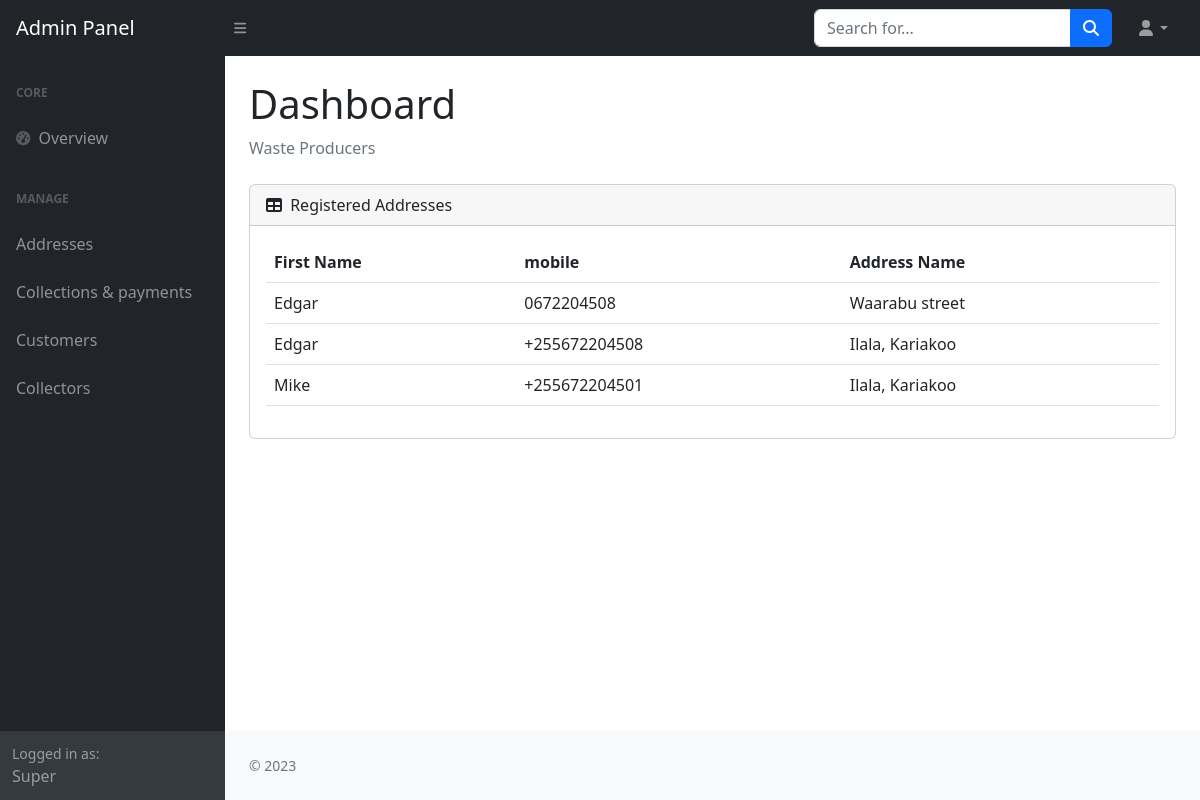
The page /customers/ (signed in) on the database its author committed.
### wms_app/models.py (models this page shows, shortened)
class Customer(models.Model):
    user = models.OneToOneField(User, on_delete=models.CASCADE)
    role = models.CharField(max_length=20)
    address = models.CharField(max_length=100)
    contact_number = models.CharField(max_length=20)

class Area(models.Model):
    name = models.CharField(max_length=100)

### wms_app/views.py (the view)
# urls.py: path('customers/', customer_view, name='customers'),
def customer_view(request):
    customers = Customer.objects.filter(role=1)
    customer_data = []
    for customer in customers:
        address_id = customer.address
        try:
            address = Area.objects.get(pk=address_id)
            address_name = address.name
        except Area.DoesNotExist:
            address_name = ''
        data = {
            'first_name': customer.user.first_name,
            'mobile': customer.contact_number,
            'role': customer.role,
            'address_name': address_name,
        }
        customer_data.append(data)
    context = {'customer_data': customer_data}
    return render(request, 'dashboard/customer.html', context)

### templates/dashboard/customer.html (shortened to what this page needs)
{% extends 'dashboard/base.html' %}
{% load static %}
{% block body %}
<body class="sb-nav-fixed">
    <nav class="sb-topnav navbar navbar-expand navbar-dark bg-dark">
        <a class="navbar-brand ps-3" href="index.html">Admin Panel</a>
        <button class="btn btn-link btn-sm order-1 order-lg-0 me-4 me-lg-0" id="sidebarToggle" href="#!"><i class="fas fa-bars"></i></button>
        <form class="d-none d-md-inline-block form-inline ms-auto me-0 me-md-3 my-2 my-md-0">
            <div class="input-group">
                <input class="form-control" type="text" placeholder="Search for..." aria-label="Search for..." aria-describedby="btnNavbarSearch" />
                <button class="btn btn-primary" id="btnNavbarSearch" type="button"><i class="fas fa-search"></i></button>
            </div>
        </form>
        <ul class="navbar-nav ms-auto ms-md-0 me-3 me-lg-4">
            <li class="nav-item dropdown">
                <a class="nav-link dropdown-toggle" id="navbarDropdown" href="#" role="button" data-bs-toggle="dropdown" aria-expanded="false"><i class="fas fa-user fa-fw"></i></a>
            </li>
        </ul>
    </nav>
    <div id="layoutSidenav">
        {% include "dashboard/admin_side_panel.html" %}
        <div id="layoutSidenav_content">
            <main>
                <div class="container-fluid px-4">
                    <h1 class="mt-4">Dashboard</h1>
                    <ol class="breadcrumb mb-4">
                        <li class="breadcrumb-item active">Waste Producers</li>
                    </ol>
                    <div class="card mb-4">
                        <div class="card-header">
                            <i class="fas fa-table me-1"></i>
                            Registered Addresses
                        </div>
                        <div class="card-body">
                            <table class='table'>
                                <thead>
                                  <tr>
                                    <th>First Name</th>
                                    <th>mobile</th>
                                    <th>Address Name</th>
                                  </tr>
                                </thead>
                                <tbody>
                                  {% for data in customer_data %}
                                  <tr>
                                    <td>{{ data.first_name }}</td>
                                    <td>{{ data.mobile }}</td>
                                    <td>{{ data.address_name }}</td>
                                  </tr>
                                  {% empty %}
                                  <tr>
                                    <td colspan="3">No customers available</td>
                                  </tr>
                                  {% endfor %}
                                </tbody>
                              </table>
                        </div>
                    </div>
                </div>
            </main>
            <footer class="py-4 bg-light mt-auto">
                <div class="container-fluid px-4">
                    <div class="d-flex align-items-center justify-content-between small">
                        <div class="text-muted">&copy; 2023</div>
                    </div>
                </div>
            </footer>
        </div>
    </div>
</body>
{% endblock body %}

### templates/dashboard/admin_side_panel.html
<div id="layoutSidenav_nav">
    <nav class="sb-sidenav accordion sb-sidenav-dark" id="sidenavAccordion">
        <div class="sb-sidenav-menu">
            <div class="nav">
                <div class="sb-sidenav-menu-heading">Core</div>
                <a class="nav-link" href="/dashboard">
                    <div class="sb-nav-link-icon"><i class="fas fa-tachometer-alt"></i></div>
                    Overview
                </a>
                <div class="sb-sidenav-menu-heading">Manage</div>
                <a class="nav-link" href="/addresses">Addresses</a>
                <a class="nav-link" href="layout-sidenav-light.html">Collections & payments</a>
                <a class="nav-link" href="/customers">Customers</a>
                <a class="nav-link" href="/collector">Collectors</a>
            </div>
        </div>
        <div class="sb-sidenav-footer">
            <div class="small">Logged in as:</div>
            {{request.user.first_name}}
        </div>
    </nav>
</div>

### rows shown on the page
Customer: mobile "0672204508"
Area: address_name "Waarabu street"
Customer: mobile "+255672204508"
Area: address_name "Ilala, Kariakoo" "Ilala, Kariakoo"
Customer: mobile "+255672204501"

### other values the page prints
{{ request.user.first_name }} "Super"
{{ data.first_name }} "Edgar" "Edgar" "Mike"
